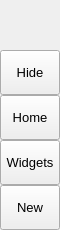
        <widget class="QFrame" name="leftMenuBg">
         <property name="minimumSize">
          <size>
           <width>60</width>
           <height>0</height>
          </size>
         </property>
         <property name="maximumSize">
          <size>
           <width>60</width>
           <height>16777215</height>
          </size>
         </property>
         <property name="frameShape">
          <enum>QFrame::Shape::NoFrame</enum>
         </property>
         <property name="frameShadow">
          <enum>QFrame::Shadow::Raised</enum>
         </property>
         <layout class="QVBoxLayout" name="verticalLayout_3">
          <property name="spacing">
           <number>0</number>
          </property>
          <property name="leftMargin">
           <number>0</number>
          </property>
          <property name="topMargin">
           <number>0</number>
          </property>
          <property name="rightMargin">
           <number>0</number>
          </property>
          <property name="bottomMargin">
           <number>0</number>
          </property>
          <item>
           <widget class="QFrame" name="topLogoInfo">
            <property name="minimumSize">
             <size>
              <width>0</width>
              <height>50</height>
             </size>
            </property>
            <property name="maximumSize">
             <size>
              <width>16777215</width>
              <height>50</height>
             </size>
            </property>
            <property name="frameShape">
             <enum>QFrame::Shape::NoFrame</enum>
            </property>
            <property name="frameShadow">
             <enum>QFrame::Shadow::Raised</enum>
            </property>
           </widget>
          </item>
          <item>
           <widget class="QFrame" name="leftMenuFrame">
            <property name="frameShape">
             <enum>QFrame::Shape::NoFrame</enum>
            </property>
            <property name="frameShadow">
             <enum>QFrame::Shadow::Raised</enum>
            </property>
            <layout class="QVBoxLayout" name="verticalMenuLayout">
             <property name="spacing">
              <number>0</number>
             </property>
             <property name="leftMargin">
              <number>0</number>
             </property>
             <property name="topMargin">
              <number>0</number>
             </property>
             <property name="rightMargin">
              <number>0</number>
             </property>
             <property name="bottomMargin">
              <number>0</number>
             </property>
             <item>
              <widget class="QFrame" name="toggleBox">
               <property name="maximumSize">
                <size>
                 <width>16777215</width>
                 <height>45</height>
                </size>
               </property>
               <property name="frameShape">
                <enum>QFrame::Shape::NoFrame</enum>
               </property>
               <property name="frameShadow">
                <enum>QFrame::Shadow::Raised</enum>
               </property>
               <layout class="QVBoxLayout" name="verticalLayout_4">
                <property name="spacing">
                 <number>0</number>
                </property>
                <property name="leftMargin">
                 <number>0</number>
                </property>
                <property name="topMargin">
                 <number>0</number>
                </property>
                <property name="rightMargin">
                 <number>0</number>
                </property>
                <property name="bottomMargin">
                 <number>0</number>
                </property>
                <item>
                 <widget class="QPushButton" name="toggleButton">
                  <property name="sizePolicy">
                   <sizepolicy hsizetype="Expanding" vsizetype="Fixed">
                    <horstretch>0</horstretch>
                    <verstretch>0</verstretch>
                   </sizepolicy>
                  </property>
                  <property name="minimumSize">
                   <size>
                    <width>0</width>
                    <height>45</height>
                   </size>
                  </property>
                  <property name="font">
                   <font>
                    <family>Segoe UI</family>
                    <pointsize>10</pointsize>
                    <italic>false</italic>
                    <bold>false</bold>
                   </font>
                  </property>
                  <property name="cursor">
                   <cursorShape>PointingHandCursor</cursorShape>
                  </property>
                  <property name="layoutDirection">
                   <enum>Qt::LayoutDirection::LeftToRight</enum>
                  </property>
                  <property name="styleSheet">
                   <string notr="true">background-image: url(:/icons/icons/icon_menu.png);</string>
                  </property>
                  <property name="text">
                   <string>Hide</string>
                  </property>
                 </widget>
                </item>
               </layout>
              </widget>
             </item>
             <item alignment="Qt::AlignmentFlag::AlignTop">
              <widget class="QFrame" name="topMenu">
               <property name="frameShape">
                <enum>QFrame::Shape::NoFrame</enum>
               </property>
               <property name="frameShadow">
                <enum>QFrame::Shadow::Raised</enum>
               </property>
               <layout class="QVBoxLayout" name="verticalLayout_8">
                <property name="spacing">
                 <number>0</number>
                </property>
                <property name="leftMargin">
                 <number>0</number>
                </property>
                <property name="topMargin">
                 <number>0</number>
                </property>
                <property name="rightMargin">
                 <number>0</number>
                </property>
                <property name="bottomMargin">
                 <number>0</number>
                </property>
                <item>
                 <widget class="QPushButton" name="btn_home">
                  <property name="sizePolicy">
                   <sizepolicy hsizetype="Expanding" vsizetype="Fixed">
                    <horstretch>0</horstretch>
                    <verstretch>0</verstretch>
                   </sizepolicy>
                  </property>
                  <property name="minimumSize">
                   <size>
                    <width>0</width>
                    <height>45</height>
                   </size>
                  </property>
                  <property name="font">
                   <font>
                    <family>Segoe UI</family>
                    <pointsize>10</pointsize>
                    <italic>false</italic>
                    <bold>false</bold>
                   </font>
                  </property>
                  <property name="cursor">
                   <cursorShape>PointingHandCursor</cursorShape>
                  </property>
                  <property name="layoutDirection">
                   <enum>Qt::LayoutDirection::LeftToRight</enum>
                  </property>
                  <property name="styleSheet">
                   <string notr="true">background-image: url(:/icons/icons/cil-home.png);</string>
                  </property>
                  <property name="text">
                   <string>Home</string>
                  </property>
                 </widget>
                </item>
                <item>
                 <widget class="QPushButton" name="btn_widgets">
                  <property name="sizePolicy">
                   <sizepolicy hsizetype="Expanding" vsizetype="Fixed">
                    <horstretch>0</horstretch>
                    <verstretch>0</verstretch>
                   </sizepolicy>
                  </property>
                  <property name="minimumSize">
                   <size>
                    <width>0</width>
                    <height>45</height>
                   </size>
                  </property>
                  <property name="font">
                   <font>
                    <family>Segoe UI</family>
                    <pointsize>10</pointsize>
                    <italic>false</italic>
                    <bold>false</bold>
                   </font>
                  </property>
                  <property name="cursor">
                   <cursorShape>PointingHandCursor</cursorShape>
                  </property>
                  <property name="layoutDirection">
                   <enum>Qt::LayoutDirection::LeftToRight</enum>
                  </property>
                  <property name="styleSheet">
                   <string notr="true">background-image: url(:/icons/icons/cil-file.png);</string>
                  </property>
                  <property name="text">
                   <string>Widgets</string>
                  </property>
                 </widget>
                </item>
                <item>
                 <widget class="QPushButton" name="btn_new">
                  <property name="sizePolicy">
                   <sizepolicy hsizetype="Expanding" vsizetype="Fixed">
                    <horstretch>0</horstretch>
                    <verstretch>0</verstretch>
                   </sizepolicy>
                  </property>
                  <property name="minimumSize">
                   <size>
                    <width>0</width>
                    <height>45</height>
                   </size>
                  </property>
                  <property name="font">
                   <font>
                    <family>Segoe UI</family>
                    <pointsize>10</pointsize>
                    <italic>false</italic>
                    <bold>false</bold>
                   </font>
                  </property>
                  <property name="cursor">
                   <cursorShape>PointingHandCursor</cursorShape>
                  </property>
                  <property name="layoutDirection">
                   <enum>Qt::LayoutDirection::LeftToRight</enum>
                  </property>
                  <property name="styleSheet">
                   <string notr="true">background-image: url(:/icons/icons/cil-chat-bubble.png);</string>
                  </property>
                  <property name="text">
                   <string>New</string>
                  </property>
                 </widget>
                </item>
               </layout>
              </widget>
             </item>
             <item alignment="Qt::AlignmentFlag::AlignBottom">
              <widget class="QFrame" name="bottomMenu">
               <property name="frameShape">
                <enum>QFrame::Shape::NoFrame</enum>
               </property>
               <property name="frameShadow">
                <enum>QFrame::Shadow::Raised</enum>
               </property>
               <layout class="QVBoxLayout" name="verticalLayout_9">
                <property name="spacing">
                 <number>0</number>
                </property>
                <property name="leftMargin">
                 <number>0</number>
                </property>
                <property name="topMargin">
                 <number>0</number>
                </property>
                <property name="rightMargin">
                 <number>0</number>
                </property>
                <property name="bottomMargin">
                 <number>0</number>
                </property>
               </layout>
              </widget>
             </item>
            </layout>
           </widget>
          </item>
         </layout>
        </widget>
